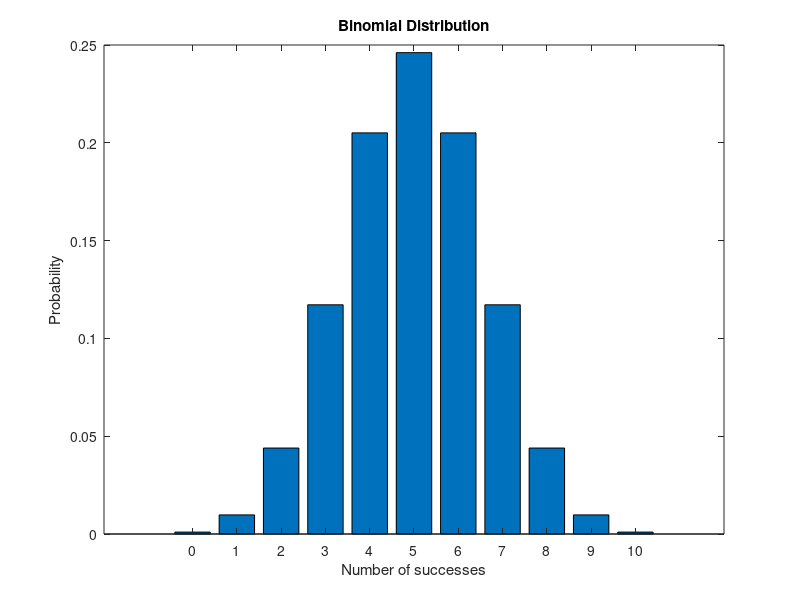

This figure's MATLAB source:
%simulating a normal distribution

clc;
clear all; 
close all;

%parameters for the normal distribution
n = 10; %Number of trials
p  = 0.5; %Probability of success

%Calculate binomial probablities
x = 0:n;
y = binopdf(x, n, p);


%Plotting the normal distribution
bar(x, y);
title('Binomial Distribution');
xlabel('Number of successes');
ylabel('Probability');

